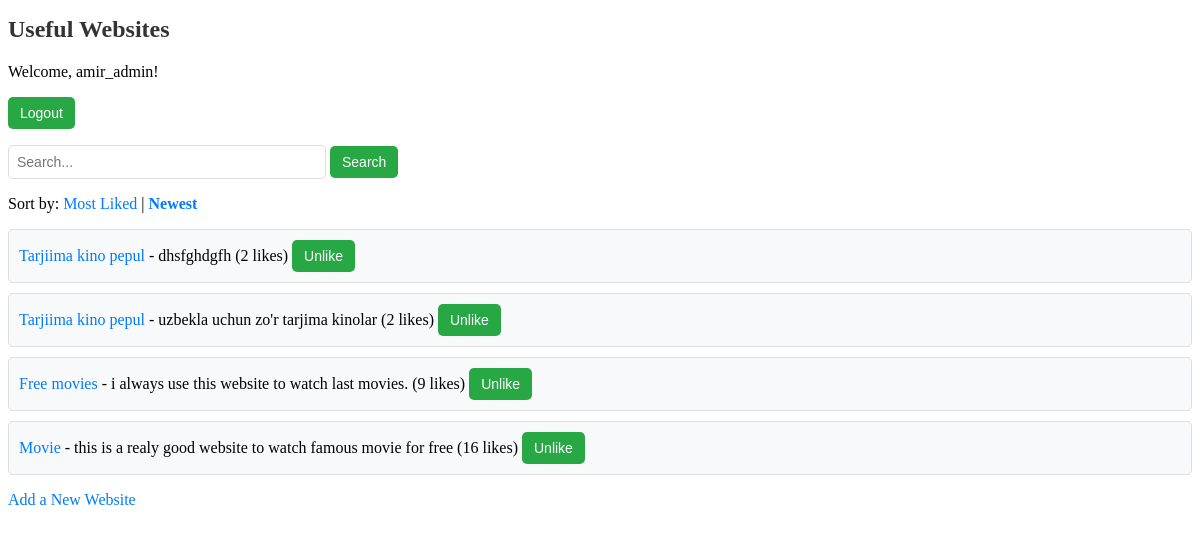
The app's page / (signed in) with its own data.
### websites/models.py (models this page shows, shortened)
class Website(models.Model):
    title = models.CharField(max_length=200)
    url = models.URLField()
    description = models.TextField()
    likes = models.IntegerField(default=0)
    created_at = models.DateTimeField(auto_now_add=True)

### websites/views.py (the view)
# urls.py: path('', views.home, name='home'),  # Home page
def home(request):
    query = request.GET.get('q', '')
    sort_by = request.GET.get('sort', 'created_at')
    websites = Website.objects.filter(title__icontains=query).order_by(f'-{sort_by}')
    user_likes = set()
    if request.user.is_authenticated:
        user_likes = set(Like.objects.filter(user=request.user).values_list('website_id', flat=True))
    for website in websites:
        website.is_liked = website.id in user_likes
    return render(request, 'websites/home.html', {
        'websites': websites,
        'current_sort': sort_by,
        'query': query,
        'user_likes': user_likes
    })

### websites/templates/websites/home.html (shortened to what this page needs)
{% load static %}
<!DOCTYPE html>
<html lang="en">
<head>
    <link rel="stylesheet" type="text/css" href="{% static 'websites/style.css' %}">
</head>
<body>
    <h1>Useful Websites</h1>
    <p>
        {% if user.is_authenticated %}
            Welcome, {{ user.username }}!
            <form action="/accounts/logout/" method="post" class="inline-form">
                <button type="submit">Logout</button>
            </form>
        {% else %}
            <a href="/accounts/login/">Login</a> or <a href="/signup/">Sign up</a> to like websites.
        {% endif %}
    </p>
    <form method="GET" action="/">
        <input type="text" name="q" placeholder="Search..." value="{{ query }}">
        <button type="submit">Search</button>
    </form>
    <p>Sort by:
        <a href="?sort=likes&q={{ query }}" {% if current_sort == 'likes' %}style="font-weight: bold;"{% endif %}>Most Liked</a> |
        <a href="?sort=created_at&q={{ query }}" {% if current_sort == 'created_at' %}style="font-weight: bold;"{% endif %}>Newest</a>
    </p>
    <ul>
        {% for website in websites %}
            <li>
                <a href="{{ website.url }}" target="_blank">{{ website.title }}</a> - {{ website.description }}
                (<span class="likes-count">{{ website.likes }} likes</span>)
                <form method="POST" action="{% url 'like_website' website.id %}" class="inline-form">
                    <button type="submit" class="like-button">
                        {% if website.is_liked %}
                            Unlike
                        {% else %}
                            Like
                        {% endif %}
                    </button>
                </form>
            </li>
        {% empty %}
            <li>No websites found.</li>
        {% endfor %}
    </ul>
    <a href="/add/">Add a New Website</a>
</body>
</html>

### websites/static/css/style.css (style rules this page uses)
.inline-form { display: inline; }
.like-button, .red-button { padding: 10px 15px; font-size: 14px; border: none; border-radius: 5px; cursor: pointer; background-color: #007bff; color: white; transition: background-color 0.3s ease; }
input[type="text"] { padding: 8px; font-size: 14px; width: 300px; border: 1px solid #ddd; border-radius: 5px; }
button[type="submit"] { padding: 8px 12px; font-size: 14px; border: none; border-radius: 5px; cursor: pointer; background-color: #28a745; color: white; transition: background-color 0.3s ease; }
ul { list-style-type: none; padding: 0; }
ul li { margin-bottom: 10px; padding: 10px; background-color: #f8f9fa; border: 1px solid #ddd; border-radius: 5px; }
h1 { font-size: 24px; color: #333; margin-bottom: 20px; }
a { color: #007bff; text-decoration: none; }

### records on screen
Website: title "Tarjiima kino pepul", description "dhsfghdgfh", likes "2", shows "Unlike"
Website: title "Tarjiima kino pepul", description "uzbekla uchun zo'r tarjima kinolar", likes "2", shows "Unlike"
Website: title "Free movies", description "i always use this website to watch last movies.", likes "9", shows "Unlike"
Website: title "Movie", description "this is a realy good website to watch famous movie for free", likes "16", shows "Unlike"

### other values on screen
{{ user.username }} "amir_admin"
